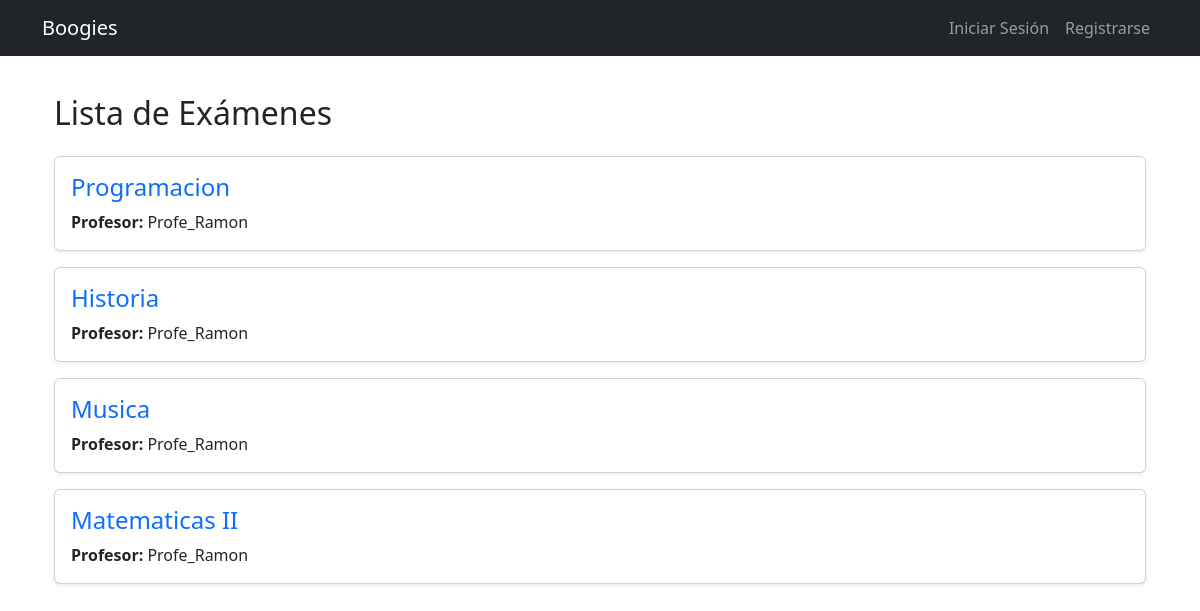
The app's page /exams/ with its own data.
### exams/models.py (models this page shows, shortened)
class Exam(models.Model):
    title = models.CharField(max_length=255)
    teacher = models.ForeignKey(
        User, on_delete=models.CASCADE, limit_choices_to={'is_teacher': True}, related_name="exams"
    )
    created_at = models.DateTimeField(auto_now_add=True)

### users/models.py (models this page shows, shortened)
class CustomUser(AbstractUser):
    is_teacher = models.BooleanField(default=False)  # Indica si el usuario es profesor
    is_student = models.BooleanField(default=True)  # Indica si el usuario es estudiante
    groups = models.ManyToManyField(
        Group,
        related_name="customuser_set",
        blank=True
    )
    user_permissions = models.ManyToManyField(
        Permission,
        related_name="customuser_set",
        blank=True
    )

### exams/views.py (the view)
# urls.py: path("", ExamListView.as_view(), name="exam_list"),
class ExamListView(ListView):
    model = Exam
    template_name = 'exams/exam_list.html'
    context_object_name = 'exams'

### templates/exams/exam_list.html
{% extends "base.html" %}
{% block content %}
<div class="container mt-4">
    <h2 class="mb-4">Lista de Exámenes</h2>
    {% for exam in exams %}
        <div class="card mb-3 shadow-sm">
            <div class="card-body">
                <h4 class="card-title">
                    <a href="{% url 'exam_detail' exam.pk %}" class="text-decoration-none text-primary">
                        {{ exam.title }}
                    </a>
                </h4>
                <p class="card-text"><strong>Profesor:</strong> {{ exam.teacher.username }}</p>
            </div>
        </div>
    {% empty %}
        <p class="text-muted">No hay exámenes registrados aún.</p>
    {% endfor %}
</div>
{% endblock %}

### templates/base.html (style rules this page uses)
body { padding-top: 70px; }

### records on screen
Exam: title "Programacion", teacher.username "Profe_Ramon"
Exam: title "Historia", teacher.username "Profe_Ramon"
Exam: title "Musica", teacher.username "Profe_Ramon"
Exam: title "Matematicas II", teacher.username "Profe_Ramon"
